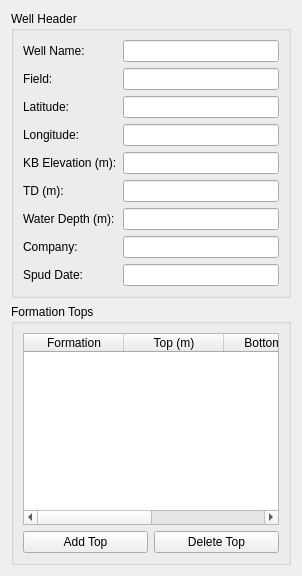
<widget class="QWidget" name="wellInfoTab">
<layout class="QVBoxLayout" name="wellInfoVLayout">
<item><widget class="QGroupBox" name="wellHeaderGroup">
<property name="title"><string>Well Header</string></property>
<layout class="QFormLayout" name="wellInfoFormLayout">
<item row="0" column="0"><widget class="QLabel" name="lbl_wellNameEdit">
<property name="text"><string>Well Name:</string></property>
</widget></item>
<item row="0" column="1"><widget class="QLineEdit" name="wellNameEdit">
<property name="toolTip"><string>Well name</string></property>
</widget></item>
<item row="1" column="0"><widget class="QLabel" name="lbl_fieldNameEdit">
<property name="text"><string>Field:</string></property>
</widget></item>
<item row="1" column="1"><widget class="QLineEdit" name="fieldNameEdit">
<property name="toolTip"><string>Field name</string></property>
</widget></item>
<item row="2" column="0"><widget class="QLabel" name="lbl_latitudeEdit">
<property name="text"><string>Latitude:</string></property>
</widget></item>
<item row="2" column="1"><widget class="QLineEdit" name="latitudeEdit">
<property name="toolTip"><string>Well latitude</string></property>
</widget></item>
<item row="3" column="0"><widget class="QLabel" name="lbl_longitudeEdit">
<property name="text"><string>Longitude:</string></property>
</widget></item>
<item row="3" column="1"><widget class="QLineEdit" name="longitudeEdit">
<property name="toolTip"><string>Well longitude</string></property>
</widget></item>
<item row="4" column="0"><widget class="QLabel" name="lbl_kbElevEdit">
<property name="text"><string>KB Elevation (m):</string></property>
</widget></item>
<item row="4" column="1"><widget class="QLineEdit" name="kbElevEdit">
<property name="toolTip"><string>Kelly bushing elevation</string></property>
</widget></item>
<item row="5" column="0"><widget class="QLabel" name="lbl_tdEdit">
<property name="text"><string>TD (m):</string></property>
</widget></item>
<item row="5" column="1"><widget class="QLineEdit" name="tdEdit">
<property name="toolTip"><string>Total depth</string></property>
</widget></item>
<item row="6" column="0"><widget class="QLabel" name="lbl_waterDepthEdit">
<property name="text"><string>Water Depth (m):</string></property>
</widget></item>
<item row="6" column="1"><widget class="QLineEdit" name="waterDepthEdit">
<property name="toolTip"><string>Water depth</string></property>
</widget></item>
<item row="7" column="0"><widget class="QLabel" name="lbl_companyEdit">
<property name="text"><string>Company:</string></property>
</widget></item>
<item row="7" column="1"><widget class="QLineEdit" name="companyEdit">
<property name="toolTip"><string>Operating company</string></property>
</widget></item>
<item row="8" column="0"><widget class="QLabel" name="lbl_spudDateEdit">
<property name="text"><string>Spud Date:</string></property>
</widget></item>
<item row="8" column="1"><widget class="QLineEdit" name="spudDateEdit">
<property name="toolTip"><string>Spud date</string></property>
</widget></item>
</layout>
</widget></item>
<item><widget class="QGroupBox" name="formationTopsGroup">
<property name="title"><string>Formation Tops</string></property>
<layout class="QVBoxLayout" name="topsVLayout">
<item><widget class="QTableWidget" name="formationTopsTable">
<property name="rowCount"><number>0</number></property>
<property name="columnCount"><number>4</number></property>
<property name="toolTip"><string>Formation tops table</string></property>
<column><property name="text"><string>Formation</string></property></column>
<column><property name="text"><string>Top (m)</string></property></column>
<column><property name="text"><string>Bottom (m)</string></property></column>
<column><property name="text"><string>Lithology</string></property></column>
</widget></item>
<item><layout class="QHBoxLayout" name="topBtnHLayout">
<item><widget class="QPushButton" name="addTopBtn">
<property name="text"><string>Add Top</string></property>
<property name="toolTip"><string>Add a formation top</string></property>
</widget></item>
<item><widget class="QPushButton" name="deleteTopBtn">
<property name="text"><string>Delete Top</string></property>
<property name="toolTip"><string>Delete selected top</string></property>
</widget></item>
</layout></item>
</layout>
</widget></item>
</layout>
<attribute name="title"><string>Well Info</string></attribute></widget>
